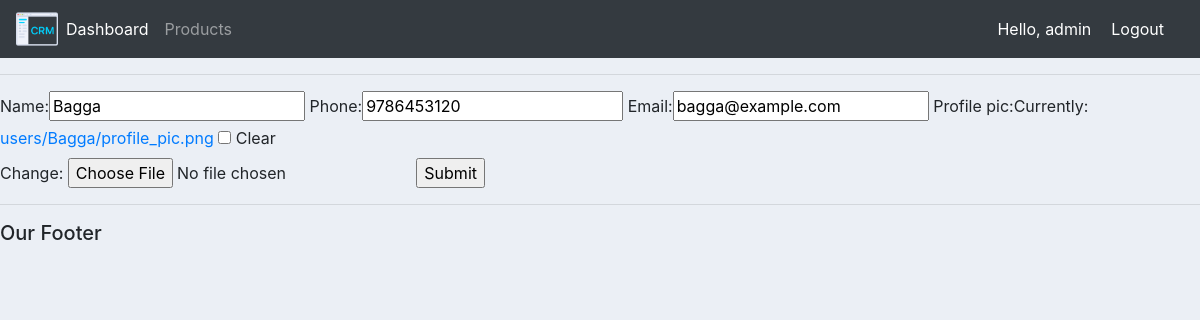
Screenshot of /update_customer/2/ (signed in) with the database file from the repository.
### accounts/models.py (models this page shows, shortened)
class Customer(models.Model):
    user = models.OneToOneField(User, null=True, on_delete=models.CASCADE)
    name = models.CharField(max_length=50, null=False)
    phone = models.BigIntegerField(null=False)
    email = models.EmailField(null=True)
    profile_pic = models.ImageField(default='default_profile_pic.png', null=True, blank=True, upload_to=upload_photo_and_rename)
    date_created = models.DateTimeField(auto_now_add=True)

### accounts/decorators.py (the view)
        def wrapper_func(request, *args, **kwargs):
            user_groups = None
            access = False
            if request.user.groups.exists():
                user_groups = request.user.groups.all()
                user_groups_name = []
                for user_group in user_groups:
                    user_groups_name.append(user_group.name)
                    if user_group.name in allowed_roles:
                        access = True
            if access == True:
                return view_func(request, *args, **kwargs)
            else:
                return HttpResponse("Sorry! You are not authorized to view this page!")

### accounts/forms.py
class CustomerForm(ModelForm):
    class Meta:
        model = Customer
        fields = '__all__'
        exclude = ['user']

### accounts/views.py (called while the page is built)
@login_required(login_url='login')
@authorized_users(allowed_roles=['admin'])
def update_customer(request, pk):
    customer = Customer.objects.get(id=pk)
    if request.method == 'GET':
        form = CustomerForm(instance=customer)
        context = {'form': form}
        return render(request, 'customer_form.html', context=context)
    elif request.method == 'POST':
        form = CustomerForm(request.POST, instance=customer)
        if form.is_valid():
            form.save()
        return redirect('home')

### accounts/templates/customer_form.html (shortened to what this page needs)
{% extends 'main.html' %}
{% load static %}
{% block content %}
<form method="POST" action=".">
    {{ form }}
    <input type="submit" name="Submit">
</form>
{% endblock %}

### accounts/templates/navbar.html (shortened to what this page needs)
{% load static %}
<nav class="navbar navbar-expand-lg navbar navbar-dark bg-dark">
    <img src="{% static 'images/logo.png' %}" href="" alt="Image" height="42" width="42">
    <div class="collapse navbar-collapse" id="navbarNav">
      {% if request.user.is_staff %}
      <ul class="navbar-nav">
        <li class="nav-item active">
          <a class="nav-link" href="{% url 'home' %}">Dashboard<span class="sr-only">(current)</span></a>
        </li>
        <li class="nav-item">
          <a class="nav-link" href="{% url 'products' %}">Products</a>
        </li>
      </ul>
      {% else %}
      <ul class="navbar-nav">
       <li class="nav-item">
        <a class="nav-link" href="{% url 'account' %}">Settings</a>
       </li>
      </ul>
      {% endif %}
    </div>
    <span class ="hello-msg">Hello, {{request.user}}</span>
    <span><a class="hello-msg" href="{% url 'logout' %}">Logout</a></span>
  </nav>

### accounts/static/css/main.css (style rules this page uses)
body { background-color: #ebeff5; }

### accounts/templates/navbar.html (style rules this page uses)
.hello-msg { font: 18px; color: white; margin-right: 20px; }

### rows the page displays
Customer: name "Bagga", phone "9786453120", email "bagga@example.com"

### other values shown
{{ request.user }} "admin"
